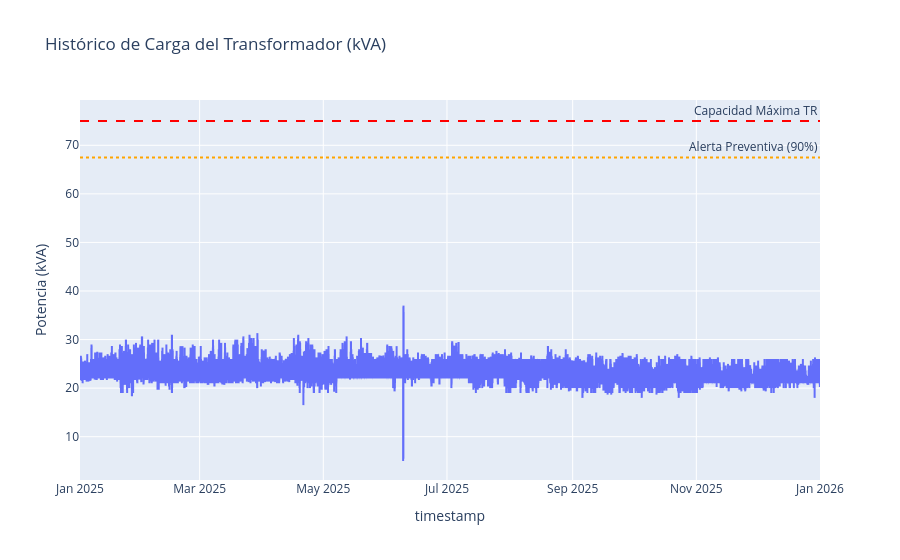

Notebook cell for this chart:
### Code cell
fig_potencia = px.line(df, x='timestamp', y='potencia_aparente_kva', 
                       title='Histórico de Carga del Transformador (kVA)',
                       labels={'potencia_aparente_kva': 'Potencia (kVA)'})

# Agregar una línea roja de límite (ej. 75 kVA)
fig_potencia.add_hline(y=75, line_dash="dash", line_color="red", annotation_text="Capacidad Máxima TR")
fig_potencia.add_hline(y=75*0.9, line_dash="dot", line_color="orange", annotation_text="Alerta Preventiva (90%)")

fig_potencia.show()

### Figure 1 — Plotly figure (JSON) as saved in the notebook; plotly's stock layout.template omitted (floating-point values rounded to 4 significant figures; data arrays with more than 128 entries replaced by an {"elided": "..."} marker saying what was removed)
{"data": [{"hovertemplate": "timestamp=%{x}<br>Potencia (kVA)=%{y}<extra></extra>", "legendgroup": "", "line": {"color": "#636efa", "dash": "solid"}, "marker": {"symbol": "circle"}, "mode": "lines", "name": "", "showlegend": false, "type": "scattergl", "x": {"elided": "52560 str values"}, "xaxis": "x", "y": {"elided": "52560 float values"}, "yaxis": "y"}], "layout": {"annotations": [{"showarrow": false, "text": "Capacidad Máxima TR", "x": 1, "xanchor": "right", "xref": "x domain", "y": 75, "yanchor": "bottom", "yref": "y"}, {"showarrow": false, "text": "Alerta Preventiva (90%)", "x": 1, "xanchor": "right", "xref": "x domain", "y": 67.5, "yanchor": "bottom", "yref": "y"}], "legend": {"tracegroupgap": 0}, "shapes": [{"line": {"color": "red", "dash": "dash"}, "type": "line", "x0": 0, "x1": 1, "xref": "x domain", "y0": 75, "y1": 75, "yref": "y"}, {"line": {"color": "orange", "dash": "dot"}, "type": "line", "x0": 0, "x1": 1, "xref": "x domain", "y0": 67.5, "y1": 67.5, "yref": "y"}], "title": {"text": "Histórico de Carga del Transformador (kVA)"}, "xaxis": {"anchor": "y", "domain": [0, 1], "title": {"text": "timestamp"}}, "yaxis": {"anchor": "x", "domain": [0, 1], "title": {"text": "Potencia (kVA)"}}}}
